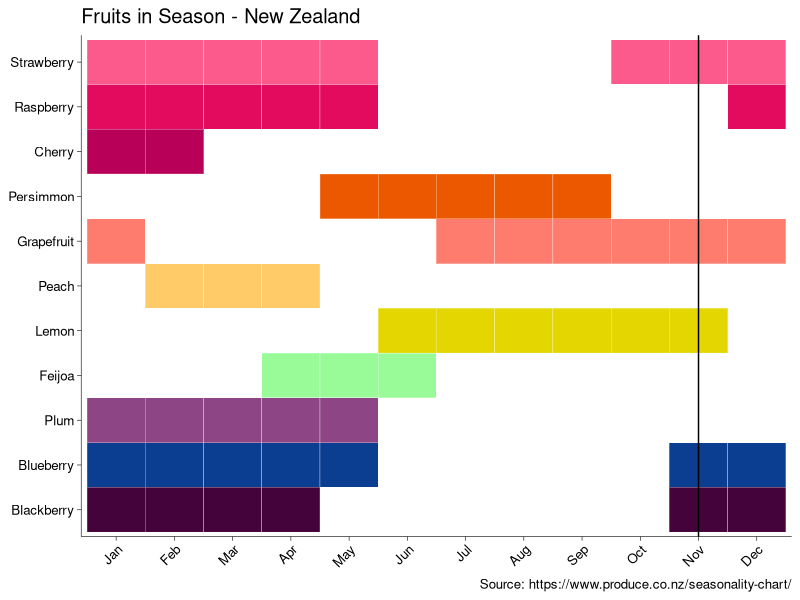

Generate this figure with R:
library(tidyverse)

theme_JR1 <- function(axis_lines = TRUE, 
                      grid_lines = FALSE,     
                      text_size = 12,       
                      line_size = 0.2,
                      base_family= 'sans'){ 
  
  th <- ggplot2::theme_minimal(base_family = base_family, 
                               base_size = text_size)
  th <- th + theme(panel.grid=element_blank())
  if (axis_lines) {
    th <- th + 
      theme(axis.line = element_line(linewidth = line_size, color = "black"),
            axis.ticks = element_line(linewidth = line_size, color = "black"),
            axis.text=element_text(color = "black"),
            axis.title = element_text(size=13, colour="black", face="bold"))
  } 
  if (grid_lines) {
    th <- th + 
      theme(panel.grid.major = element_line(linewidth = line_size))
  }
  th <- th + theme(
    axis.text.x=element_text(margin=margin(t=2)),
    axis.text.y=element_text(margin=margin(r=2)),
    axis.title.x=element_text(margin=margin(t=5)),
    axis.title.y=element_text(margin=margin(r=5)),
    plot.title=element_text(margin=margin(b=5)))
  
  return (th)
}

ggplot2::theme_set(theme_JR1()) 


#   https://www.produce.co.nz/seasonality-chart/

fruits <- tibble::tribble(
  ~ fruit,       ~start,      ~ end,
  "Blueberry",   "October",    "April",
  "Blackberry",   "October",   "March",
  "Raspberry",    "November",  "April",
  "Strawberry",  "September",  "April",
  "Feijoa",       "March",     "May",
  "Grapefruit",  "June",       "December",
  "Lemon",       "May",       "October", 
  "Persimmon",    "April",    "August",
  "Cherry",      "December",  "January",
  "Peach",        "January",    "March",
  "Plum",       "December",     "April"
) 


fruit_colors <- c(
  "Blueberry" = "#0B3D91",  # Blue
  "Blackberry" = "#44033A", # Dark Blue
  "Raspberry" = "#E30B5D",  # Raspberry Red
  "Strawberry" = "#FC5A8D", # Strawberry Pink
  "Feijoa" = "#98FB98",     # Pale Green
  "Grapefruit" = "#FD7C6E", # Grapefruit Color
  "Lemon" = "#e4d600",      # Bright Yellow
  "Persimmon" = "#EC5800",  # Persimmon Orange
  "Cherry" = "#B80058",     # Cherry Red
  "Peach" = "#ffca68",      # Peach Color
  "Plum" = "#8E4585"        # Plum Purple
)

month_order <- c("January", "February", "March", "April", "May", "June",
                 "July", "August", "September", "October", "November", "December")


current_month <- month.abb[month(now())]


# Convert month names to numbers
month_to_num <- function(month) {
  match(month, month.name)
}

# Convert start and end months to numeric
fruit_data <- fruits %>%
  mutate(start_month = month_to_num(start),
         end_month = month_to_num(end))


# Function to handle start and end months
expand_months <- function(fruit, start, end, start_month, end_month) {
  if (end_month < start_month) end_month <- end_month + 12
  months <- (start_month:end_month) %% 12 + 1
  tibble(fruit = fruit, month = factor(months, levels = 1:12, labels = month.abb))
}


# Expand the data
expanded_data <- fruit_data %>%
  pmap_dfr(expand_months) %>% 
  mutate(color = fruit_colors[fruit])


# Reorder the factor levels in expanded_data
expanded_data$fruit <- factor(expanded_data$fruit, #levels = rev(fruit_order))
                              levels = c("Strawberry", "Raspberry", "Cherry", "Persimmon",
                                         "Grapefruit", "Peach", "Lemon", "Feijoa", "Plum", "Blueberry",
                                          "Blackberry"))


expanded_data %>%
  ggplot(aes(x = month, y = fct_rev(fruit), fill = color)) +
  geom_tile(color = "white") +
  geom_vline(xintercept = current_month) +
  # scale_fill_brewer(palette = "Set3") +
  scale_fill_identity() +
  labs(title = "Fruits in Season - New Zealand", x = NULL,y = NULL, 
       caption = "Source: https://www.produce.co.nz/seasonality-chart/") +
  # theme_minimal() +
  theme(axis.text.x = element_text(angle = 45, hjust = 1),
        legend.position = "none")




#
# extras to order by brightness and family --------------------------------
# 
# 
# # Function to calculate intensity
# calculate_intensity <- function(color) {
#   channels <- col2rgb(color)
#   R <- channels[1]
#   G <- channels[2]
#   B <- channels[3]
#   0.299 * R + 0.587 * G + 0.114 * B
# }
# 
# # Separate the colors into families
# reds <- c("Raspberry", "Strawberry", "Cherry", "Persimmon")
# oranges <- c("Peach", "Grapefruit")
# yellows <- c("Lemon")
# blues <- c("Blueberry", "Blackberry", "Plum")
# greens <- c("Feijoa")
# 
# # Order each family by intensity
# order_family <- function(family) family[rev(order(sapply(fruit_colors[family], calculate_intensity)))]
# 
# # Combine the families in the desired order
# fruit_order <- c(order_family(reds), order_family(oranges), order_family(yellows), order_family(greens), order_family(blues))
# 
